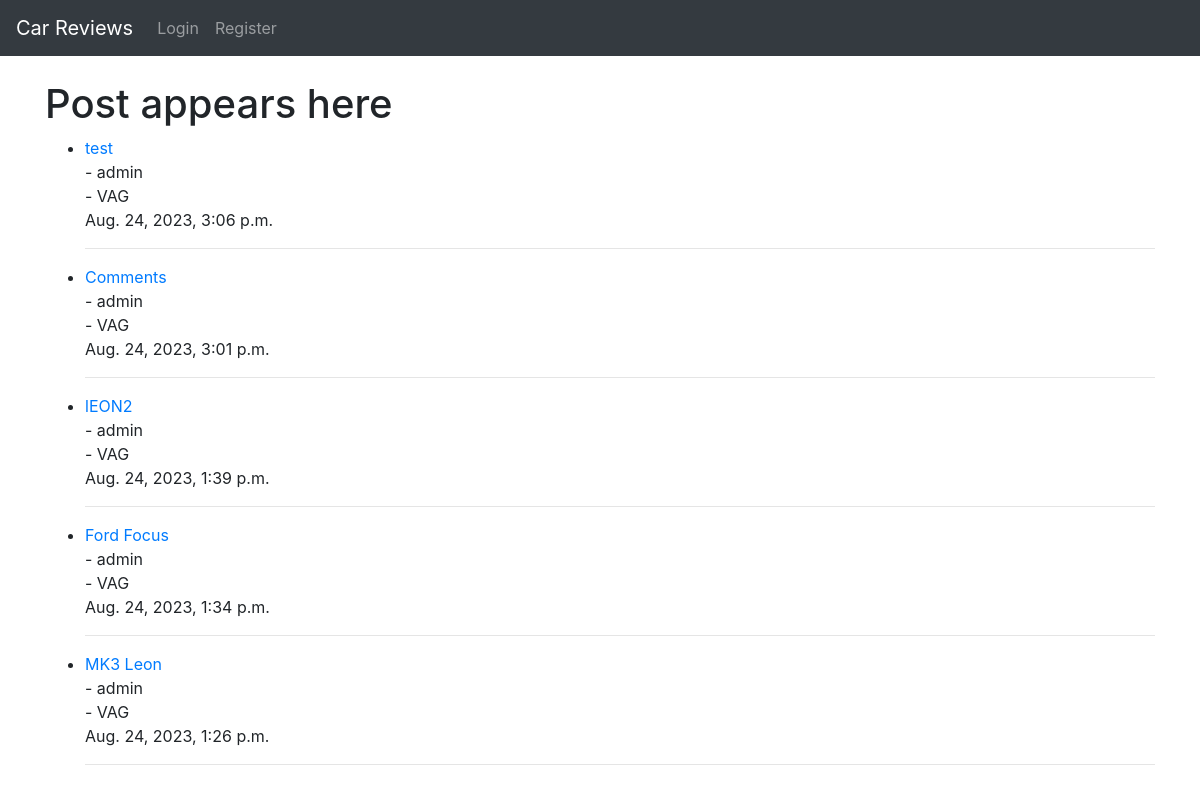
The page / on the database its author committed.
### blog/models.py (models this page shows, shortened)
class Post(models.Model):
    title = models.CharField(max_length=200, unique=True)
    image = models.ImageField(null=True, upload_to="media/")
    title_tag = models.CharField(max_length=200)
    author = models.ForeignKey(User, on_delete=models.CASCADE, related_name='blog_posts')
    created_on = models.DateTimeField(auto_now_add=True)
    updated_on = models.DateTimeField(auto_now_add=True)
    content = RichTextField(blank=True, null=True)
    category = models.CharField(max_length=200, default='VAG')
    likes = models.ManyToManyField(User, related_name='carreview')

### blog/views.py (the view)
# urls.py: path('', view.as_view(), name='home'),
class view(ListView):
    model = Post
    template_name = 'index.html'
    ordering = ['-created_on']

### templates/index.html (shortened to what this page needs)
{% extends 'base.html' %}
    {% block content %}
    <h1>Post appears here</h1>
    <ul>
    {% for post in object_list %}
        <li><a href="{% url 'post-details' post.pk %}">{{ post.title }}</a> <br>- {{ post.author }} <br>- {{ post.category }}<br/>{{ post.content|slice:":0 "}} {{ post.created_on }}<hr></li>
    {% endfor %}
    </ul>
    {% endblock %}

### rows shown on the page
Post: title "test", author "admin", category "VAG", created_on "Aug. 24, 2023, 3:06 p.m."
Post: title "Comments", author "admin", category "VAG", created_on "Aug. 24, 2023, 3:01 p.m."
Post: title "lEON2", author "admin", category "VAG", created_on "Aug. 24, 2023, 1:39 p.m."
Post: title "Ford Focus", author "admin", category "VAG", created_on "Aug. 24, 2023, 1:34 p.m."
Post: title "MK3 Leon", author "admin", category "VAG", created_on "Aug. 24, 2023, 1:26 p.m."
